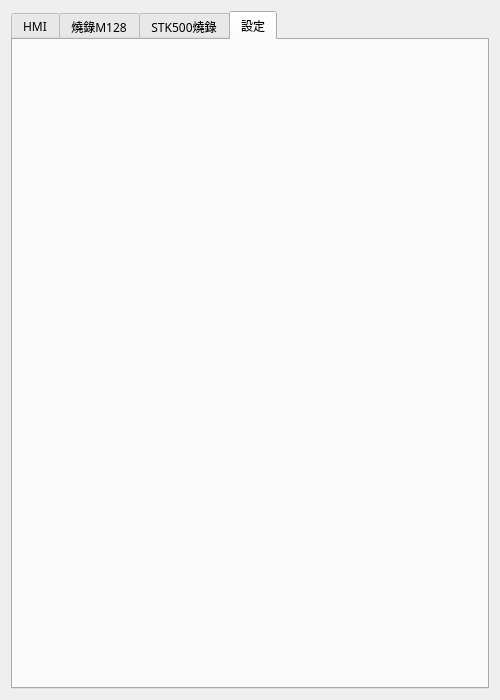
<?xml version="1.0" encoding="UTF-8"?>
<ui version="4.0">
 <class>MainWindow</class>
 <widget class="QMainWindow" name="MainWindow">
  <property name="geometry">
   <rect>
    <x>0</x>
    <y>0</y>
    <width>500</width>
    <height>700</height>
   </rect>
  </property>
  <property name="sizePolicy">
   <sizepolicy hsizetype="Fixed" vsizetype="Fixed">
    <horstretch>0</horstretch>
    <verstretch>0</verstretch>
   </sizepolicy>
  </property>
  <property name="windowTitle">
   <string>ASA_HMI_Data_Agent</string>
  </property>
  <widget class="QWidget" name="centralWidget">
   <property name="font">
    <font>
     <family>微軟正黑體</family>
    </font>
   </property>
   <layout class="QVBoxLayout" name="verticalLayout">
    <item>
     <widget class="QTabWidget" name="tabWidget_main">
      <property name="currentIndex">
       <number>3</number>
      </property>
      <widget class="QWidget" name="tabHmi">
       <attribute name="title">
        <string>HMI</string>
       </attribute>
       <layout class="QHBoxLayout" name="horizontalLayout">
        <item>
         <widget class="QWidget" name="tabHmi_1" native="true"/>
        </item>
        <item>
         <widget class="QWidget" name="tabHmi_2" native="true"/>
        </item>
       </layout>
      </widget>
      <widget class="QWidget" name="tabAsaProg">
       <attribute name="title">
        <string>燒錄M128</string>
       </attribute>
      </widget>
      <widget class="QWidget" name="tabAvrdude">
       <attribute name="title">
        <string>STK500燒錄</string>
       </attribute>
      </widget>
      <widget class="QWidget" name="tabAdtSettings">
       <attribute name="title">
        <string>設定</string>
       </attribute>
      </widget>
     </widget>
    </item>
   </layout>
  </widget>
 </widget>
 <layoutdefault spacing="6" margin="11"/>
 <resources/>
 <connections/>
</ui>
